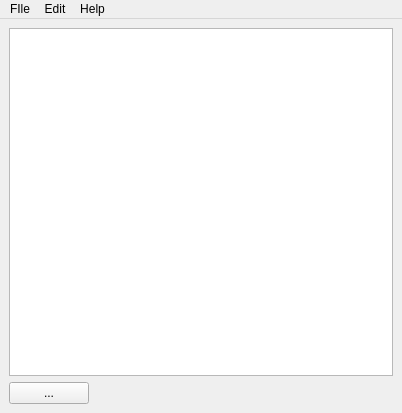
<?xml version="1.0" encoding="UTF-8"?>
<ui version="4.0">
 <class>MainWindowUI</class>
 <widget class="QMainWindow" name="MainWindowUI">
  <property name="geometry">
   <rect>
    <x>0</x>
    <y>0</y>
    <width>402</width>
    <height>413</height>
   </rect>
  </property>
  <property name="minimumSize">
   <size>
    <width>0</width>
    <height>50</height>
   </size>
  </property>
  <property name="windowTitle">
   <string>MainWindow</string>
  </property>
  <widget class="QWidget" name="centralwidget">
   <layout class="QHBoxLayout" name="horizontalLayout">
    <item>
     <layout class="QVBoxLayout" name="box">
      <item>
       <widget class="QTextEdit" name="contentEditor"/>
      </item>
      <item>
       <layout class="QHBoxLayout" name="footer" stretch="0,5">
        <item>
         <widget class="QPushButton" name="menuButton">
          <property name="toolTip">
           <string extracomment="Hide/Show menu bar">Hide/Show menu bar</string>
          </property>
          <property name="statusTip">
           <string/>
          </property>
          <property name="whatsThis">
           <string/>
          </property>
          <property name="accessibleName">
           <string/>
          </property>
          <property name="accessibleDescription">
           <string/>
          </property>
          <property name="accessibleIdentifier">
           <string/>
          </property>
          <property name="text">
           <string>...</string>
          </property>
         </widget>
        </item>
        <item>
         <spacer name="horizontalSpacer">
          <property name="orientation">
           <enum>Qt::Orientation::Horizontal</enum>
          </property>
          <property name="sizeHint" stdset="0">
           <size>
            <width>40</width>
            <height>20</height>
           </size>
          </property>
         </spacer>
        </item>
       </layout>
      </item>
     </layout>
    </item>
   </layout>
  </widget>
  <widget class="QMenuBar" name="menubar">
   <property name="geometry">
    <rect>
     <x>0</x>
     <y>0</y>
     <width>402</width>
     <height>24</height>
    </rect>
   </property>
   <widget class="QMenu" name="menuFIle">
    <property name="title">
     <string>FIle</string>
    </property>
    <addaction name="actionNew"/>
    <addaction name="actionOpen"/>
    <addaction name="actionSave"/>
    <addaction name="actionSaveAs"/>
    <addaction name="actionPreferences"/>
    <addaction name="actionClose"/>
   </widget>
   <widget class="QMenu" name="menuEdit">
    <property name="title">
     <string>Edit</string>
    </property>
    <addaction name="actionUndo"/>
    <addaction name="actionRedo"/>
    <addaction name="actionCut"/>
    <addaction name="actionCopy"/>
    <addaction name="actionPaste"/>
   </widget>
   <widget class="QMenu" name="menuHelp">
    <property name="title">
     <string>Help</string>
    </property>
    <addaction name="actionAbout"/>
   </widget>
   <addaction name="menuFIle"/>
   <addaction name="menuEdit"/>
   <addaction name="menuHelp"/>
  </widget>
  <action name="actionNew">
   <property name="icon">
    <iconset theme="QIcon::ThemeIcon::DocumentNew"/>
   </property>
   <property name="text">
    <string>New</string>
   </property>
  </action>
  <action name="actionOpen">
   <property name="text">
    <string>Open</string>
   </property>
  </action>
  <action name="actionSave">
   <property name="text">
    <string>Save</string>
   </property>
  </action>
  <action name="actionSaveAs">
   <property name="text">
    <string>Save as</string>
   </property>
  </action>
  <action name="actionPreferences">
   <property name="text">
    <string>Preferences</string>
   </property>
  </action>
  <action name="actionUndo">
   <property name="text">
    <string>Undo</string>
   </property>
  </action>
  <action name="actionRedo">
   <property name="text">
    <string>Redo</string>
   </property>
  </action>
  <action name="actionClose">
   <property name="text">
    <string>Close</string>
   </property>
  </action>
  <action name="actionCut">
   <property name="text">
    <string>Cut</string>
   </property>
  </action>
  <action name="actionCopy">
   <property name="text">
    <string>Copy</string>
   </property>
  </action>
  <action name="actionPaste">
   <property name="text">
    <string>Paste</string>
   </property>
  </action>
  <action name="actionAbout">
   <property name="text">
    <string>About</string>
   </property>
  </action>
 </widget>
 <resources/>
 <connections/>
</ui>
